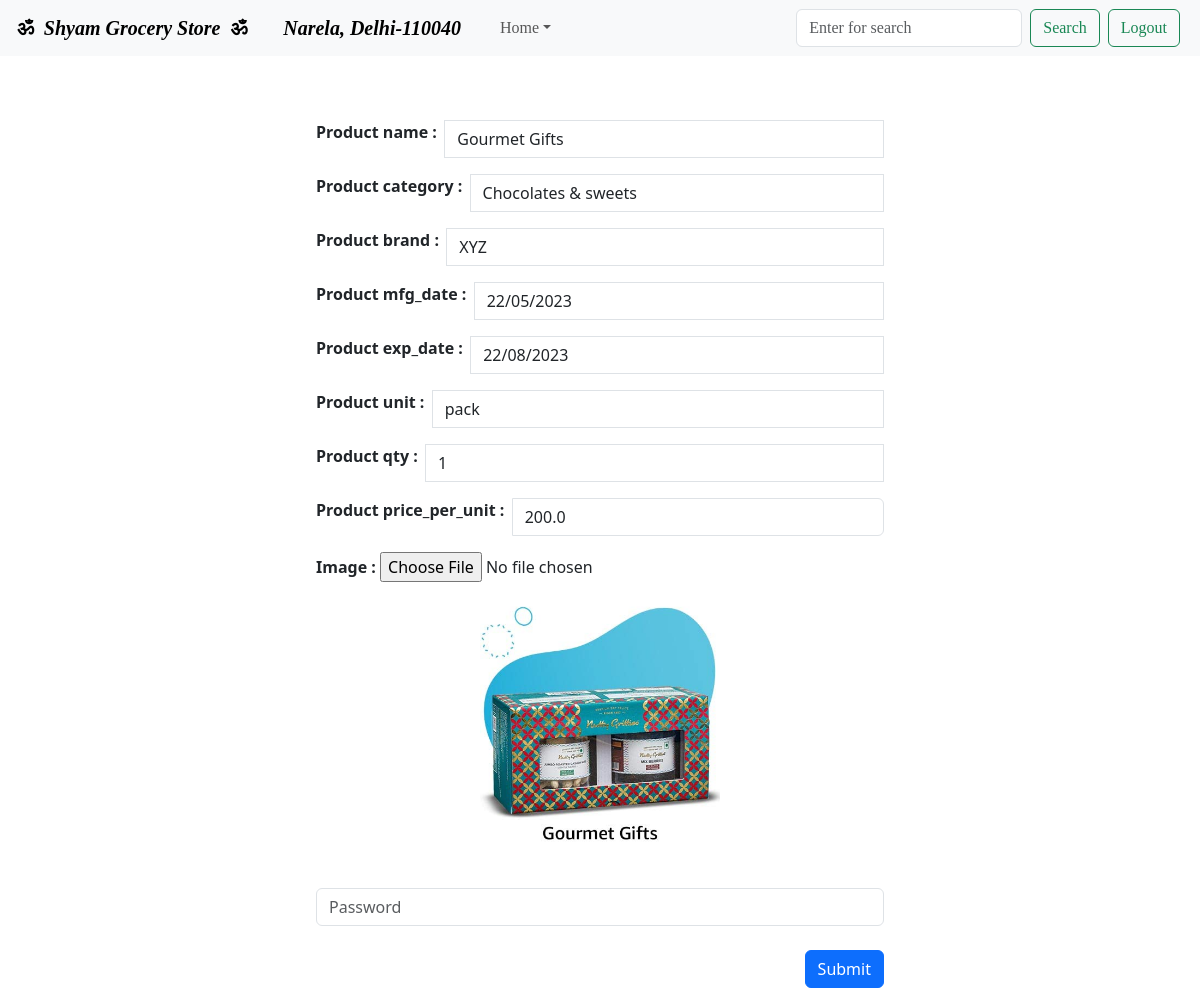
Page /admin_product_edit/2 (signed in) on the earlier database version.
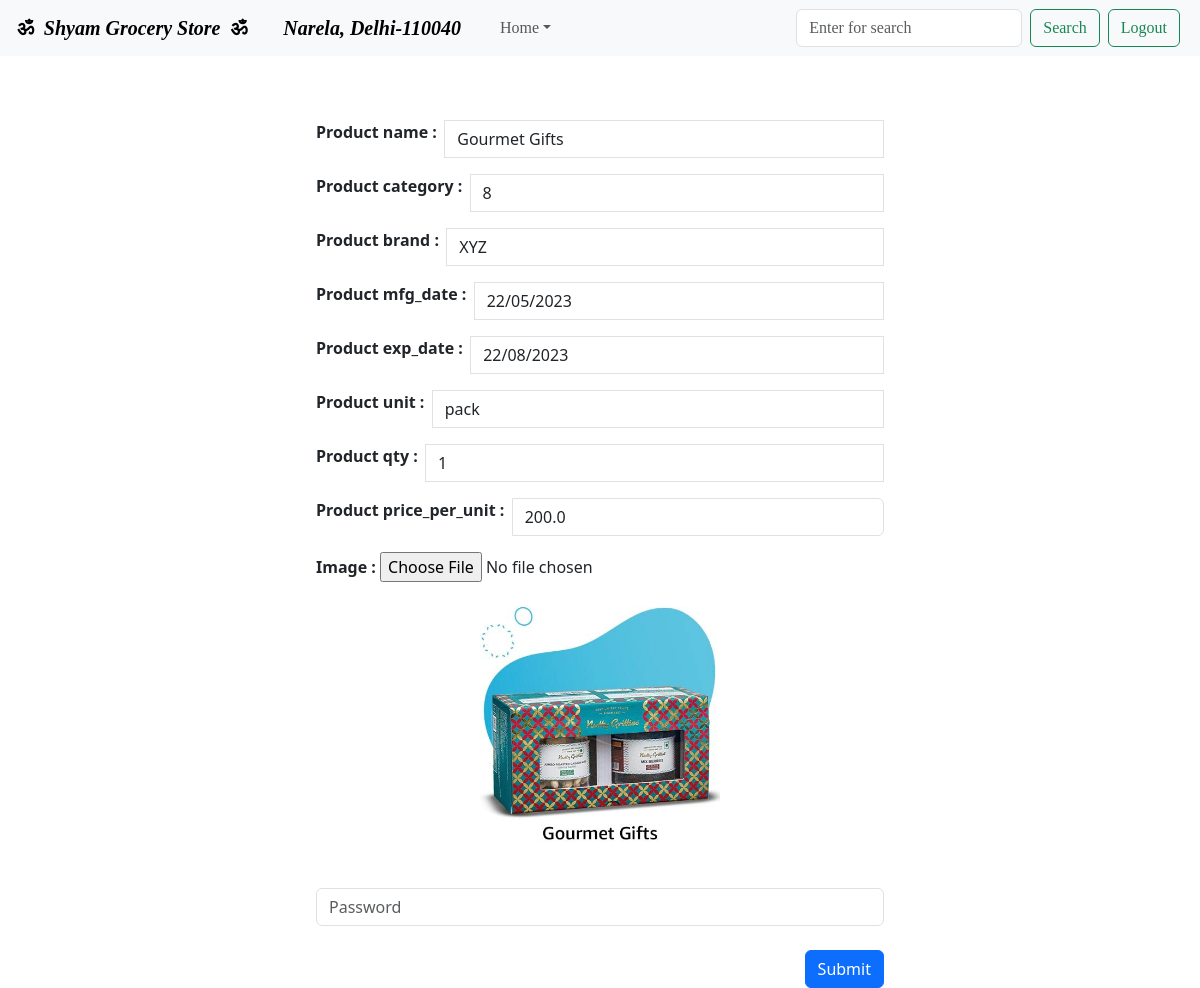
Same page on the later database version.
### model.py (models this page shows)
class Product(db.Model):
    __tablename__="product"
    id = db.Column('id', db.Integer, primary_key = True)
    name = db.Column(db.String(50))
    category = db.Column(db.String(50))
    brand = db.Column(db.String(50))
    mfg_date = db.Column(db.String(20))
    exp_date = db.Column(db.String(20))
    unit = db.Column(db.String(15))
    qty = db.Column(db.Integer)
    price_per_unit = db.Column(db.Float(15))
    image = db.Column(db.String)

### admin.py (the view)
@app.route("/admin_product_edit/<int:id>")
def admin_product_edit(id):
    if "admin_id" in session:
        product = Product.query.filter_by(id=id)
        check = [i for i in product]
        return render_template("admin_product_edit.html", product_info=check[0], flag=True)
    else:
        return redirect("/admin_sign-in")

### templates/admin_product_edit.html
{% extends "base.html" %}
    {% block main %}
    <div class="container mt-5 w-50 p-3">
        <form enctype="multipart/form-data" action="/admin_product_update/{{ product_info.id }}" method="POST">
            <div class="input-group mb-3">
                <b>Product name : &nbsp;</b>
                <input type="text" class="form-control" name="product_name" value="{{product_info.name}}" placeholder="Product_name" aria-label="product_name" aria-describedby="basic-addon1"><br>
            </div>
            <div class="input-group mb-3">
                <b>Product category : &nbsp;</b>
                <input type="text" class="form-control" name="product_category" value="{{product_info.category}}" placeholder="Product_category" aria-label="product_category" aria-describedby="basic-addon1"><br>
            </div>
            <div class="input-group mb-3">
                <b>Product brand : &nbsp;</b>
                <input type="text" class="form-control" name="product_brand" value="{{product_info.brand}}" placeholder="Product_brand" aria-label="product_brand" aria-describedby="basic-addon1"><br>
            </div>
            <div class="input-group mb-3">
                <b>Product mfg_date : &nbsp;</b>
                <input type="text" class="form-control" name="product_mfg_date" value="{{product_info.mfg_date}}" placeholder="Product_mfg_date" aria-label="product_mfg_date" aria-describedby="basic-addon1"><br>
            </div>
            <div class="input-group mb-3">
                <b>Product exp_date : &nbsp;</b>
                <input type="text" class="form-control" name="product_exp_date" value="{{product_info.exp_date}}" placeholder="Product_exp_date" aria-label="product_exp_date" aria-describedby="basic-addon1"><br>
            </div>
            <div class="input-group mb-3">
                <b>Product unit : &nbsp;</b>
                <input type="text" class="form-control" name="product_unit" value="{{product_info.unit}}" placeholder="Product_unit" aria-label="product_unit" aria-describedby="basic-addon1"><br>
            </div>
            <div class="input-group mb-3">
                <b>Product qty : &nbsp;</b>
                <input type="text" class="form-control" name="product_qty" value="{{product_info.qty}}" placeholder="Product_qty" aria-label="product_qty" aria-describedby="basic-addon1"><br>
            </div>
            <div class="input-group mb-3">
                <b>Product price_per_unit : &nbsp;</b>
                <input type="text" class="form-control" name="product_price_per_unit" value="{{product_info.price_per_unit}}" placeholder="Product_price_per_unit" aria-label="product_price_per_unit" aria-describedby="basic-addon1">
            </div>
            <dl>
                <b>Image : </b>
                <input type="file" name="file" autocomplete="off">
            </dl>
            <center><img src="{{product_info.image}}" height="250px"></center>
            <br>
            <div class="input-group mb-3 mt-3">
                <input type="password" class="form-control" name="password" placeholder="Password" aria-label="password" aria-describedby="basic-addon1">
            </div>
            <button type="submit" class="btn btn-primary mt-2" style="float:right;">Submit</button>
        </form>
    </div>
    {% endblock %}

Differences in the rows shown:
changed Product "Gourmet Gifts": product_category "Chocolates & sweets" → "8"
